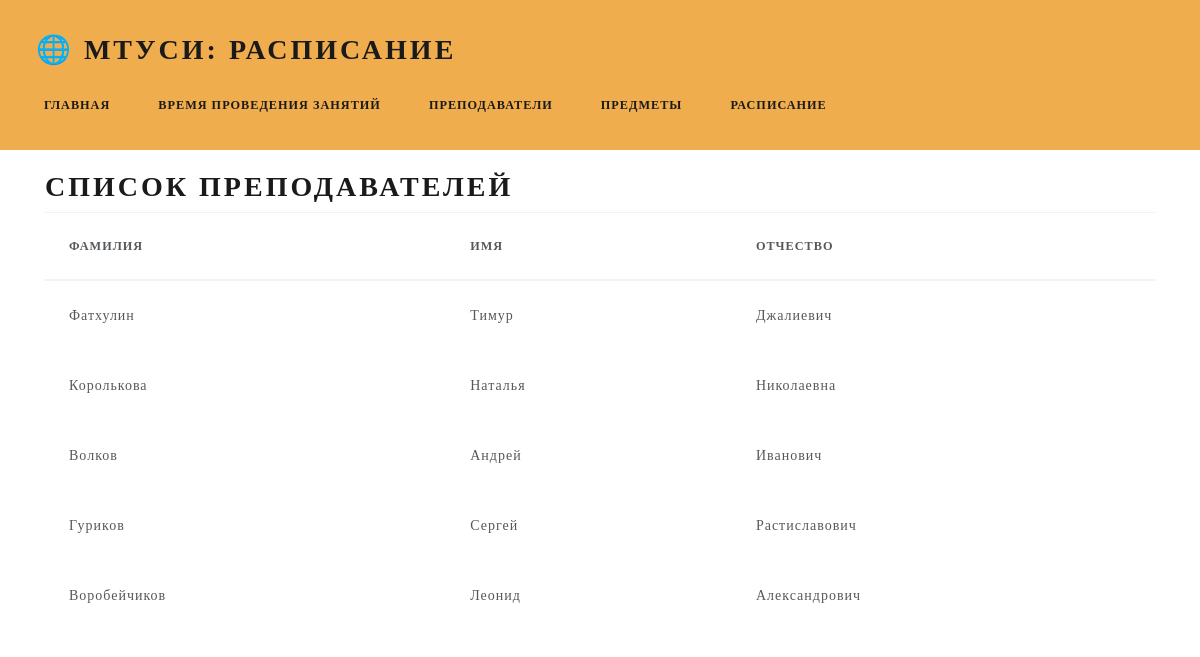
The page / on the database its author committed.
### models/Lecturer.py (models this page shows)
class Lecturer(db.Model):
    __tablename__ = "Lecturer"
    id = db.Column(db.Integer, primary_key=True)
    first_name = db.Column(db.String(30), unique=False, nullable=False)
    last_name = db.Column(db.String(30), unique=False, nullable=False)
    patronymic = db.Column(db.String(30), unique=True, nullable=False)

### Routes/Lecturers.py (the view)
@lecturers.route('/')
def index():
    return render_template('index.html',lecturers = Lecturer.query.all())

### templates/index.html (shortened to what this page needs)
<!DOCTYPE html>
<html lang="ru">
<head>
    <link rel="stylesheet" type="text/css" href="/static/css/bootstrap.min.css">
</head>
<body>
{% include "Nav.html" %}
<div class="container">
    <div class="content">
        <h2>Список преподавателей</h2>
        <table class="table table-hover">
    <thead>
    <tr>
        <th scope="col">Фамилия</th>
        <th scope="col">Имя</th>
        <th scope="col">Отчество</th>
    </tr>
    </thead>
    <tbody>
    {% for lecturer in lecturers %}
    <tr class="table-light">
        <td>{{ lecturer.last_name }}</td>
        <td>{{ lecturer.first_name }}</td>
        <td>{{ lecturer.patronymic }}</td>
    {% endfor %}
    </tr>
    </tbody>
</table>
       </div>
    </div>
</body>
</html>

### templates/Nav.html (shortened to what this page needs)
<div style="margin-bottom: 20px;">
    <nav class="navbar navbar-expand-lg navbar-light bg-warning">
      <div style="margin-left: 20px;">
      <h1 class="navbar-brand" href="#" style="font-size: 28px;">🌐 МТУСИ: Расписание</h1>
      <div class="collapse navbar-collapse" id="navbarColor02">
        <ul class="navbar-nav mr-auto">
          <li class="nav-item active">
            <a class="nav-link" href="/">Главная <span class="sr-only">(current)</span></a>
          </li>
          <li class="nav-item active">
            <a class="nav-link" href="/intervals">Время проведения занятий <span class="sr-only">(current)</span></a>
          </li>
          <li class="nav-item active">
            <a class="nav-link" href="/">Преподаватели <span class="sr-only">(current)</span></a>
          </li>
          <li class="nav-item active">
            <a class="nav-link" href="/subjects">Предметы <span class="sr-only">(current)</span></a>
          </li>
          <li class="nav-item active">
            <a class="nav-link" href="/schedule"> Расписание <span class="sr-only">(current)</span></a>
          </li>
        </ul>
      </div>
    </div>
    </nav>
</div>

### rows shown on the page
Lecturer: last_name "Фатхулин", first_name "Тимур", patronymic "Джалиевич"
Lecturer: last_name "Королькова", first_name "Наталья", patronymic "Николаевна"
Lecturer: last_name "Волков", first_name "Андрей", patronymic "Иванович"
Lecturer: last_name "Гуриков", first_name "Сергей", patronymic "Растиславович"
Lecturer: last_name "Воробейчиков", first_name "Леонид", patronymic "Александрович"
